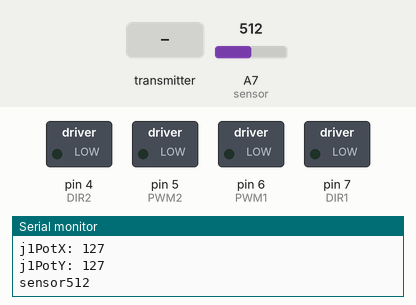
Recording of a sketch running on a simulated Arduino Nano, built with avr-gcc and run on an emulated ATmega328P. Shown: switched loads named in the sketch (green lamp = pin HIGH), the last lines printed to the serial monitor. The inputs (shaded band) are chosen by the test bench; at power-on: A7 (sensor) = 512. No radio packets arrive unless stated.

Above: at 1.2 s.
1.3 s: the transmitter starts sending x1Value = 0
At 2.3 s:
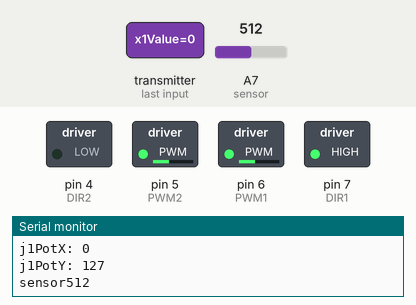
2.8 s: the transmitter starts sending y1Value = 0
At 4.0 s:
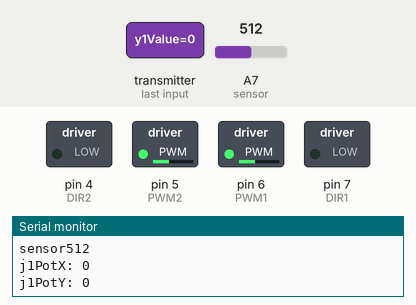
4.3 s: the transmitter starts sending y1Value = 255
At 5.5 s:
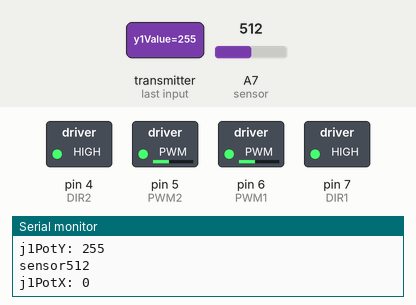
5.8 s: A7 (sensor) set to 11
7.3 s: A7 (sensor) set to 8
Timing chart, 0 to 10.3 s (numbered marks = the images above; inputs shaded):
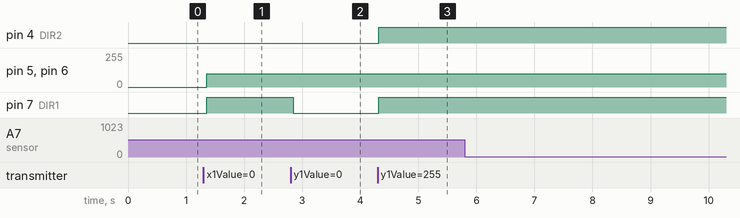

The sketch:

Metal_Detector_RX.ino
```cpp
//Arduino Metal Detector Robot
//Receiver Sktech
//Created by DIY Builder
// Contact me https://www.instagram.com/diy.builder/
// Before uploading the sketch you have to install the required libraries
// First go to sketch section >> include library >> manage libaries >> Search RF24 and LiquidCrystal >> Install it >> Done

#include<RF24.h>
#include<nRF24L01.h>
#include<SPI.h>
#define sensor A7

int PWM1 = 6;
int DIR1 = 7;
int PWM2 = 5;
int DIR2 = 4;

int sensorValue = 0;
unsigned long lastReceiveTime = 0;
unsigned long currentTime = 0;

RF24 radio(10,9);
const byte address[6] = "00001";
const byte address1[6] = "00003";

struct Data_Package {
  byte x1Value;
  byte y1Value;
  byte x2Value;
  byte y2Value;
  byte sValue;


};
 Data_Package data;


void setup() {
  Serial.begin(9600);

  pinMode(DIR1, OUTPUT);
  pinMode(DIR2, OUTPUT);
  pinMode(sensor, INPUT);


  radio.begin();
  radio.openReadingPipe(1,address);
  radio.openWritingPipe(address1);
  radio.setPALevel(RF24_PA_HIGH);


  resetData();
}

void loop() {

    radio.startListening();

    if(radio.available()) {
  radio.read(&data, sizeof(Data_Package));
  lastReceiveTime = millis();
    }
    currentTime = millis();
    if(currentTime - lastReceiveTime > 1000) {
      resetData();
    }
  Serial.print("j1PotX: ");
  Serial.println(data.x1Value);
  Serial.print("j1PotY: ");
  Serial.println(data.y1Value);

  if(data.y1Value > 200 ) {
    analogWrite(PWM1, 100);
    analogWrite(PWM2, 100);
    digitalWrite(DIR1, HIGH);
    digitalWrite(DIR2, HIGH);


  }else if(data.y1Value < 100) {
    analogWrite(PWM1, 100);
    analogWrite(PWM2, 100);
    digitalWrite(DIR1, LOW);
    digitalWrite(DIR2, LOW);

  }
  else if(data.x1Value > 200 ) {
    analogWrite(PWM1, 100);
    analogWrite(PWM2, 100);
    digitalWrite(DIR1, LOW);
    digitalWrite(DIR2, HIGH);


  }else if(data.x1Value < 100 ) {
    analogWrite(PWM1, 100);
    analogWrite(PWM2, 100);
    digitalWrite(DIR1, HIGH);
    digitalWrite(DIR2, LOW);

  }else if(data.y2Value > 200) {
    analogWrite(PWM1, 255);
    analogWrite(PWM2, 255);
    digitalWrite(DIR1, HIGH);
    digitalWrite(DIR2, HIGH);

  }else if(data.y2Value < 100) {
    analogWrite(PWM1, 255);
    analogWrite(PWM2, 255);
    digitalWrite(DIR1, LOW);
    digitalWrite(DIR2, LOW);

  }else if(data.x2Value > 200) {
    analogWrite(PWM1, 255);
    analogWrite(PWM2, 255);
    digitalWrite(DIR1, LOW);
    digitalWrite(DIR2, HIGH);

  }else if(data.x2Value < 100) {
    analogWrite(PWM1, 255);
    analogWrite(PWM2, 255);
    digitalWrite(DIR1, HIGH);
    digitalWrite(DIR2, LOW);
  }

    else {

    analogWrite(PWM1, 0);
    analogWrite(PWM2, 0);
  }
  delay(5);

  radio.stopListening();
  sensorValue = analogRead(sensor);
  data.sValue = sensorValue;
  Serial.print("sensor");
  Serial.println(sensorValue);
  radio.write(&data, sizeof(Data_Package));

 delay(5);
}
    void resetData() {
      data.x1Value = 127;
      data.y1Value = 127;
      data.x2Value = 127;
      data.y2Value = 127;
      data.sValue = 0;
      }
```

Measured:
- after the input at 1.3 s, pin 5 (PWM2), pin 6 (PWM1): 0/255 → 100/255 after 0.05 s; pin 7 (DIR1): LOW → HIGH after 0.05 s
- after the input at 2.8 s, pin 7 (DIR1): HIGH → LOW at once
- after the input at 4.3 s, pin 4 (DIR2), pin 7 (DIR1): LOW → HIGH at once
